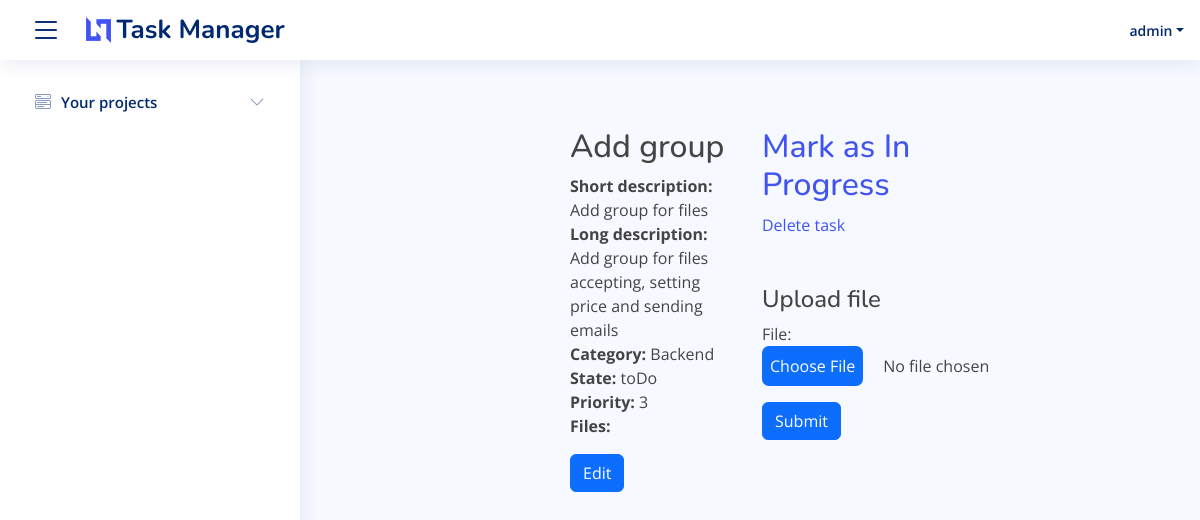
/tasks/tasksList/4/taskDetail/11/ (signed in), run on the app's committed database.
### tasks/models.py (models this page shows, shortened)
class Task(models.Model):
    name = models.CharField(max_length=100)
    shortDescription = models.CharField(max_length=100)
    longDescription = models.CharField(max_length=500)
    category = models.CharField(max_length=50)
    stateOptions = models.TextChoices('state', 'toDo inProgress done')
    state = models.CharField(blank=True, max_length=10, choices=stateOptions.choices)
    priority = models.IntegerField()
    createdBy = models.ForeignKey(
        settings.AUTH_USER_MODEL,
        on_delete=models.CASCADE,
        default=1
    )
    filePath = models.CharField(max_length=500, default='')
    projectName = models.ForeignKey(Project, on_delete=models.CASCADE)

### tasks/views/views.py (the view)
# urls.py: path('tasksList/<int:projectId>/taskDetail/<int:taskId>/', views.taskDetail, name='taskDetail'),
@login_required
def taskDetail(request, projectId, taskId):
    projects = Project.objects.filter(createdBy=request.user)
    task = Task.objects.get(id=taskId)
    files = File.objects.filter(originTask=taskId)
    form = UploadFileForm()
    return render(request, 'taskDetail.html', {'task': task, 'form': form, 'projectId': projectId, 'projects' : projects, 'files': files})

### tasks/forms.py
class UploadFileForm(forms.Form):
    file = forms.FileField()

### templates/taskDetail.html (shortened to what this page needs)
{% extends "base.html" %}
    {% block content %}
    <div class="container-fluid p-5">
        <div class="row justify-content-center">
            <div class="col-md-3 grey">
                <h2>
                    {{ task.name }}
                </h2>
                <span class="d-block">
                    <p class="d-inline fw-bold">Short description: </p>
                    <p class="d-inline">{{ task.shortDescription }}</p>
                </span>
                <span class="d-block">
                    <p class="d-inline fw-bold">Long description: </p>
                    <p class="d-inline">{{ task.longDescription }}</p>
                </span>
                <span class="d-block">
                    <p class="d-inline fw-bold">Category: </p>
                    <p class="d-inline">{{ task.category }}</p>
                </span>
                <span class="d-block">
                    <p class="d-inline fw-bold">State: </p>
                    <p class="d-inline">{{ task.state }}</p>
                </span>
                <span class="d-block">
                    <p class="d-inline fw-bold">Priority: </p>
                    <p class="d-inline">{{ task.priority }}</p>
                </span>
                <span class="d-block">
                    <p class="d-inline fw-bold">Files: </p>
                </span>
                <a href="{% url 'editTask' projectId task.id %}">
                    <button class="btn btn-primary">
                        Edit
                    </button>
                </a>
            </div>
            <div class="col-md-3">
                <a href="{% url 'taskStateChange' projectId task.id %}">
                    {% if task.state == 'toDo' %}
                        <h2>
                            Mark as In Progress
                        </h2>
                    {% elif task.state == 'inProgress' %}
                        <h2>
                            Mark as Done
                        </h2>
                    {% endif %}
                </a>
                <a href="{% url 'deleteTaskConfirm' projectId task.id %}">
                    Delete task
                </a>
                <div class="row mt-5">
                    <h4>Upload file</h4>
                    <form action="{% url 'uploadFile' projectId task.id %}" method="POST" enctype="multipart/form-data">
                        <form>
                            {{ form.as_p }}
                            <button type="submit" class="btn btn-primary">Submit</button>
                        </form>
                    </form>
                </div>
            </div>
        </div>
    </div>
    {% endblock %}

### templates/base.html (shortened to what this page needs)
<!DOCTYPE html>
<html lang="en">
<head>
  {% load static %}
  <link href="{% static '/vendor/bootstrap/css/bootstrap.min.css' %}" rel="stylesheet">
  <link href="{% static '/vendor/bootstrap-icons/bootstrap-icons.css' %}" rel="stylesheet">
  <link href="{% static '/vendor/boxicons/css/boxicons.min.css' %}" rel="stylesheet">
  <link href="{% static '/vendor/quill/quill.snow.css' %}" rel="stylesheet">
  <link href="{% static '/vendor/quill/quill.bubble.css' %}" rel="stylesheet">
  <link href="{% static '/vendor/remixicon/remixicon.css' %}" rel="stylesheet">
  <link href="{% static '/vendor/simple-datatables/style.css' %}" rel="stylesheet">
  <link href="{% static '/css/style.css' %}" rel="stylesheet">
</head>
<body>
  <header id="header" class="header fixed-top d-flex align-items-center">
    <div class="d-flex align-items-center justify-content-between">
      {% if user.is_authenticated %}
        <i class="bi bi-list toggle-sidebar-btn me-4"></i>
      {% endif %}
      <a href="{% url 'index' %}" class="logo d-flex align-items-center">
        <img src="{% static 'img/logo.png' %}" alt="">
        <span class="d-none d-lg-block">Task Manager</span>
      </a>
    </div>
    <nav class="header-nav ms-auto">
      <ul class="d-flex align-items-center">
        <li class="nav-item dropdown pe-3">
          {% if user.is_authenticated %}
          <a class="nav-link nav-profile d-flex align-items-center pe-0" href="#" data-bs-toggle="dropdown">
            <span class="d-none d-md-block dropdown-toggle ps-2">{{ user }}</span>
          </a>
          {% endif %}
        </li>
      </ul>
    </nav>
  </header>
  {% if user.is_authenticated %}
  <aside id="sidebar" class="sidebar">
    <ul class="sidebar-nav" id="sidebar-nav">
      <li class="nav-item">
        <a class="nav-link collapsed" data-bs-target="#components-nav" data-bs-toggle="collapse" href="#">
          <i class="bi bi-menu-button-wide"></i><span>Your projects</span><i class="bi bi-chevron-down ms-auto"></i>
        </a>
      </li>
    </ul>
  </aside>
  {% endif %}
  <main id="main" class="main">
    {% block content %}
    {% endblock %}
  </main>
</body>
</html>

### static/css/style.css (style rules this page uses)
:root { scroll-behavior: smooth; }
body { font-family: "Open Sans", sans-serif; background: #f6f9ff; color: #444444; }
a { color: #4154f1; text-decoration: none; }
h1, h2, h3, h4, h5, h6 { font-family: "Nunito", sans-serif; }
#main { margin-top: 60px; padding: 20px 30px; transition: all 0.3s; }
.logo { line-height: 1; }
@media (min-width: 1200px) { .logo { width: 280px; } }
.logo img { max-height: 26px; margin-right: 6px; }
.logo span { font-size: 26px; font-weight: 700; color: #012970; font-family: "Nunito", sans-serif; }
.header { transition: all 0.5s; z-index: 997; height: 60px; box-shadow: 0px 2px 20px rgba(1, 41, 112, 0.1); background-color: #fff; padding-left: 20px; }
.header .toggle-sidebar-btn { font-size: 32px; padding-left: 10px; cursor: pointer; color: #012970; }
.header-nav ul { list-style: none; }
.header-nav>ul { margin: 0; padding: 0; }
.header-nav .nav-profile { color: #012970; }
.header-nav .nav-profile span { font-size: 14px; font-weight: 600; }
.sidebar { position: fixed; top: 60px; left: 0; bottom: 0; width: 300px; z-index: 996; transition: all 0.3s; padding: 20px; overflow-y: auto; scrollbar-width: thin; scrollbar-color: #aab7cf transparent; box-shadow: 0px 0px 20px rgba(1, 41, 112, 0.1); background-color: #fff; }
@media (min-width: 1200px) { #main, #footer { margin-left: 300px; } }
.sidebar-nav { padding: 0; margin: 0; list-style: none; }
.sidebar-nav li { padding: 0; margin: 0; list-style: none; }
.sidebar-nav .nav-item { margin-bottom: 5px; }
.sidebar-nav .nav-link { display: flex; align-items: center; font-size: 15px; font-weight: 600; color: #4154f1; transition: 0.3; background: #f6f9ff; padding: 10px 15px; border-radius: 4px; }
.sidebar-nav .nav-link i { font-size: 16px; margin-right: 10px; color: #4154f1; }
.sidebar-nav .nav-link.collapsed { color: #012970; background: #fff; }
.sidebar-nav .nav-link.collapsed i { color: #899bbd; }
.sidebar-nav .nav-link .bi-chevron-down { margin-right: 0; transition: transform 0.2s ease-in-out; }

### data on the page
Task: name "Add group", shortDescription "Add group for files", longDescription "Add group for files accepting, setting price and sending emails", category "Backend", state "toDo", priority "3"

### other printed values
{{ user }} "admin"
